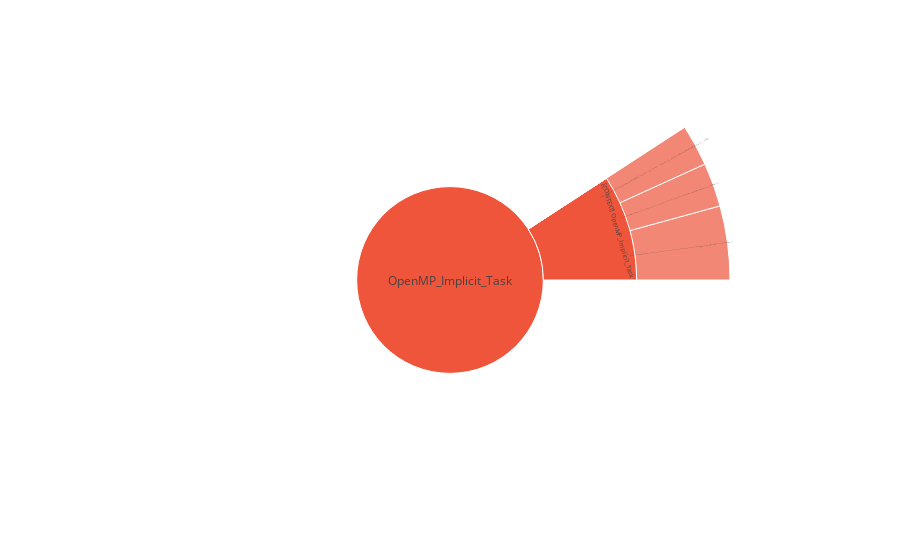

Source (notebook cell):
### Code cell
import plotly.graph_objects as go

fig =go.Figure(go.Sunburst(
    ids=ids,
    labels=labels,
    parents=parents,
    values=values,
))
fig.update_layout(margin = dict(t=0, l=0, r=0, b=0))

fig.show()

### Figure 1 — Plotly figure (JSON) as saved in the notebook; plotly's stock layout.template omitted (floating-point values rounded to 4 significant figures)
{"data": [{"ids": ["OpenMP_Sync_Region_Barrier EvalEOSForElems(Domain&, double*, int, int*, int) [clone ._omp_fn.17] [{/home/nchaimov/LULESH/lulesh.cc} {2263, 0}]", "OpenMP_Implicit_Task", "OpenMP_Sync_Region_Barrier CalcPressureForElems [{/home/nchaimov/LULESH/lulesh.cc} {2022, 0}]", ".TAU application", "OpenMP_Sync_Region_Barrier CalcPressureForElems [{/home/nchaimov/LULESH/lulesh.cc} {2029, 0}]", "OpenMP_Sync_Region_Barrier CalcHydroConstraintForElems(Domain&, int, int*, double, double&) [clone ._omp_fn.29] [{/home/nchaimov/LULESH/lulesh.cc} {2556, 0}]", "OpenMP_Sync_Region_Barrier CalcCourantConstraintForElems(Domain&, int, int*, double, double&) [clone ._omp_fn.28] [{/home/nchaimov/LULESH/lulesh.cc} {2496, 0}]", "OpenMP_Implicit_Task - 2th", ".TAU application - 2th", "OpenMP_Implicit_Task - 3th", "[CONTEXT] OpenMP_Sync_Region_Barrier EvalEOSForElems(Domain&, double*, int, int*, int) [clone ._omp_fn.17] [{/home/nchaimov/LULESH/lulesh.cc} {2263, 0}]", "[CONTEXT] OpenMP_Implicit_Task", "[CONTEXT] OpenMP_Sync_Region_Barrier CalcPressureForElems [{/home/nchaimov/LULESH/lulesh.cc} {2022, 0}]", "[CONTEXT] .TAU application", "[CONTEXT] OpenMP_Sync_Region_Barrier CalcPressureForElems [{/home/nchaimov/LULESH/lulesh.cc} {2029, 0}]", "[CONTEXT] OpenMP_Sync_Region_Barrier CalcHydroConstraintForElems(Domain&, int, int*, double, double&) [clone ._omp_fn.29] [{/home/nchaimov/LULESH/lulesh.cc} {2556, 0}]", "[CONTEXT] OpenMP_Sync_Region_Barrier CalcCourantConstraintForElems(Domain&, int, int*, double, double&) [clone ._omp_fn.28] [{/home/nchaimov/LULESH/lulesh.cc} {2496, 0}]", "[CONTEXT] OpenMP_Implicit_Task - 2th", "[CONTEXT] .TAU application - 2th", "[CONTEXT] OpenMP_Implicit_Task - 3th", "[SAMPLE] __kmp_barrier [{} {0}]", "[SAMPLE] CalcPressureForElems(double*, double*, double*, double*, double*, double*, double, double, double, int, int*) [clone ._omp_fn.24] [{/home/nchaimov/LULESH/lulesh.cc} {2025}]", "[SAMPLE] __kmp_join_barrier(int) [{} {0}]", "[SAMPLE] __brk [{} {0}]", "[SAMPLE] __kmp_join_barrier(int) [{} {0}] - 2th", "[SAMPLE] __kmp_barrier [{} {0}] - 2th", "[SAMPLE] __kmp_barrier [{} {0}] - 3th", "[SAMPLE] CalcPressureForElems(double*, double*, double*, double*, double*, double*, double, double, double, int, int*) [clone ._omp_fn.24] [{/home/nchaimov/LULESH/lulesh.cc} {2026}]", "[SAMPLE] __read_nocancel [{} {0}]", "[SAMPLE] EvalEOSForElems(Domain&, double*, int, int*, int) [clone ._omp_fn.17] [{/home/nchaimov/LULESH/lulesh.cc} {2249}]", "Others"], "labels": ["OpenMP_Sync_Region_Barrier EvalEOSForElems(Domain&, double*, int, int*, int) [clone ._omp_fn.17] [{/home/nchaimov/LULESH/lulesh.cc} {2263, 0}]", "OpenMP_Implicit_Task", "OpenMP_Sync_Region_Barrier CalcPressureForElems [{/home/nchaimov/LULESH/lulesh.cc} {2022, 0}]", ".TAU application", "OpenMP_Sync_Region_Barrier CalcPressureForElems [{/home/nchaimov/LULESH/lulesh.cc} {2029, 0}]", "OpenMP_Sync_Region_Barrier CalcHydroConstraintForElems(Domain&, int, int*, double, double&) [clone ._omp_fn.29] [{/home/nchaimov/LULESH/lulesh.cc} {2556, 0}]", "OpenMP_Sync_Region_Barrier CalcCourantConstraintForElems(Domain&, int, int*, double, double&) [clone ._omp_fn.28] [{/home/nchaimov/LULESH/lulesh.cc} {2496, 0}]", "OpenMP_Implicit_Task", ".TAU application", "OpenMP_Implicit_Task", "[CONTEXT] OpenMP_Sync_Region_Barrier EvalEOSForElems(Domain&, double*, int, int*, int) [clone ._omp_fn.17] [{/home/nchaimov/LULESH/lulesh.cc} {2263, 0}]", "[CONTEXT] OpenMP_Implicit_Task", "[CONTEXT] OpenMP_Sync_Region_Barrier CalcPressureForElems [{/home/nchaimov/LULESH/lulesh.cc} {2022, 0}]", "[CONTEXT] .TAU application", "[CONTEXT] OpenMP_Sync_Region_Barrier CalcPressureForElems [{/home/nchaimov/LULESH/lulesh.cc} {2029, 0}]", "[CONTEXT] OpenMP_Sync_Region_Barrier CalcHydroConstraintForElems(Domain&, int, int*, double, double&) [clone ._omp_fn.29] [{/home/nchaimov/LULESH/lulesh.cc} {2556, 0}]", "[CONTEXT] OpenMP_Sync_Region_Barrier CalcCourantConstraintForElems(Domain&, int, int*, double, double&) [clone ._omp_fn.28] [{/home/nchaimov/LULESH/lulesh.cc} {2496, 0}]", "[CONTEXT] OpenMP_Implicit_Task", "[CONTEXT] .TAU application", "[CONTEXT] OpenMP_Implicit_Task", "[SAMPLE] __kmp_barrier [{} {0}]", "[SAMPLE] CalcPressureForElems(double*, double*, double*, double*, double*, double*, double, double, double, int, int*) [clone ._omp_fn.24] [{/home/nchaimov/LULESH/lulesh.cc} {2025}]", "[SAMPLE] __kmp_join_barrier(int) [{} {0}]", "[SAMPLE] __brk [{} {0}]", "[SAMPLE] __kmp_join_barrier(int) [{} {0}]", "[SAMPLE] __kmp_barrier [{} {0}]", "[SAMPLE] __kmp_barrier [{} {0}]", "[SAMPLE] CalcPressureForElems(double*, double*, double*, double*, double*, double*, double, double, double, int, int*) [clone ._omp_fn.24] [{/home/nchaimov/LULESH/lulesh.cc} {2026}]", "[SAMPLE] __read_nocancel [{} {0}]", "[SAMPLE] EvalEOSForElems(Domain&, double*, int, int*, int) [clone ._omp_fn.17] [{/home/nchaimov/LULESH/lulesh.cc} {2249}]", "Others"], "level": "OpenMP_Implicit_Task", "parents": ["", "", "", "", "", "", "", "", "", "", "OpenMP_Sync_Region_Barrier EvalEOSForElems(Domain&, double*, int, int*, int) [clone ._omp_fn.17] [{/home/nchaimov/LULESH/lulesh.cc} {2263, 0}]", "OpenMP_Implicit_Task", "OpenMP_Sync_Region_Barrier CalcPressureForElems [{/home/nchaimov/LULESH/lulesh.cc} {2022, 0}]", ".TAU application", "OpenMP_Sync_Region_Barrier CalcPressureForElems [{/home/nchaimov/LULESH/lulesh.cc} {2029, 0}]", "OpenMP_Sync_Region_Barrier CalcHydroConstraintForElems(Domain&, int, int*, double, double&) [clone ._omp_fn.29] [{/home/nchaimov/LULESH/lulesh.cc} {2556, 0}]", "OpenMP_Sync_Region_Barrier CalcCourantConstraintForElems(Domain&, int, int*, double, double&) [clone ._omp_fn.28] [{/home/nchaimov/LULESH/lulesh.cc} {2496, 0}]", "OpenMP_Implicit_Task", ".TAU application", "OpenMP_Implicit_Task", "[CONTEXT] OpenMP_Sync_Region_Barrier EvalEOSForElems(Domain&, double*, int, int*, int) [clone ._omp_fn.17] [{/home/nchaimov/LULESH/lulesh.cc} {2263, 0}]", "[CONTEXT] OpenMP_Implicit_Task", "[CONTEXT] OpenMP_Sync_Region_Barrier CalcPressureForElems [{/home/nchaimov/LULESH/lulesh.cc} {2022, 0}]", "[CONTEXT] .TAU application", "[CONTEXT] OpenMP_Sync_Region_Barrier CalcPressureForElems [{/home/nchaimov/LULESH/lulesh.cc} {2029, 0}]", "[CONTEXT] OpenMP_Sync_Region_Barrier CalcHydroConstraintForElems(Domain&, int, int*, double, double&) [clone ._omp_fn.29] [{/home/nchaimov/LULESH/lulesh.cc} {2556, 0}]", "[CONTEXT] OpenMP_Sync_Region_Barrier CalcCourantConstraintForElems(Domain&, int, int*, double, double&) [clone ._omp_fn.28] [{/home/nchaimov/LULESH/lulesh.cc} {2496, 0}]", "[CONTEXT] OpenMP_Implicit_Task", "[CONTEXT] .TAU application", "[CONTEXT] OpenMP_Implicit_Task", ""], "type": "sunburst", "values": [503149, 7493651, 291080, 1396259, 300433, 247060, 225720, 7493651, 1396259, 7493651, 0, 0, 0, 0, 0, 0, 0, 0, 0, 0, 872236, 351733, 1541796, 317313, 1541796, 872236, 872236, 208637, 205056, 196939, 9718671]}], "layout": {"autosize": true, "margin": {"b": 0, "l": 0, "r": 0, "t": 0}}}
